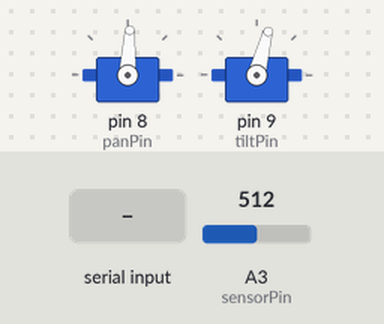
A sketch run on a simulated Arduino Uno, built with avr-gcc and run on an emulated ATmega328P. On the bench: 2 × servo. The inputs (shaded band) are chosen by the test bench; at power-on: A3 (sensorPin) = 512. What the sketch prints to the serial monitor is not drawn.

Above: at 1.9 s.
2.0 s: "1" received over Serial
At 2.4 s:
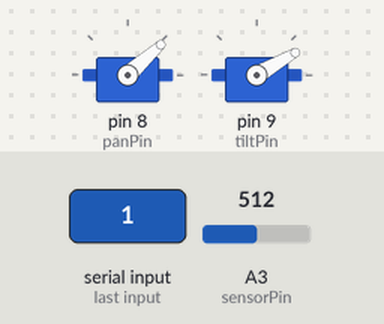
5.0 s: A3 (sensorPin) set to 716
At 5.14 s:
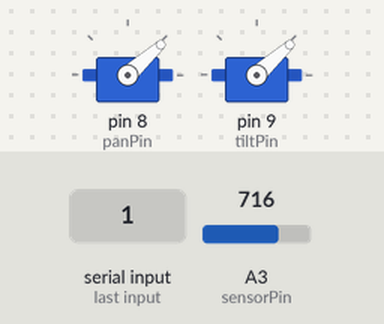
8.0 s: A3 (sensorPin) set to 900
At 8.38 s:
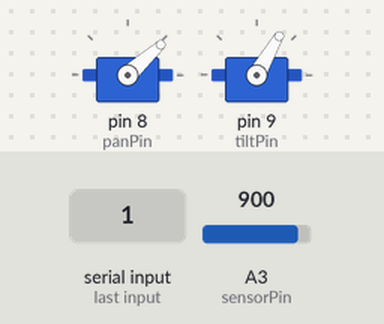
Timing chart, 0 to 26.0 s (numbered marks = the images above; inputs shaded):
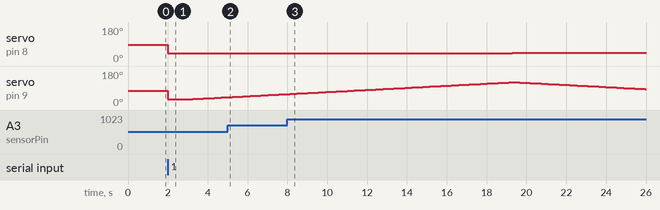

The sketch:

Lab2.ino
```cpp
#include <Servo.h>

// pins hardware is connected to
const byte panPin = 8;
const byte tiltPin = 9;
const byte sensorPin = 3;

const byte step = 1; // resolution, in degrees

// scan angle ranges
const byte panMin = 42;
const byte panMax = 132;
const byte tiltMin = 30;
const byte tiltMax = 120;

const int delayTime = 180; // time to wait for servo before reading distance

Servo pan; // name servos
Servo tilt;

void setup() {
  Serial.begin(9600); // start serial comms
  pan.attach(panPin, 570, 2380); // pulse width values are calibrated per servo
  tilt.attach(tiltPin, 550, 2280);
  pan.write((panMin+panMax)/2); // send the servos to straight ahead
  tilt.write((tiltMin+tiltMax)/2);
  delay(700); // wait for them to get there
}

void loop() {
  Serial.println("Arduino ready!");
  while(!Serial.available()){ // keep servos straight ahead until something is sent to serial port
    pan.write((panMin+panMax)/2);
    tilt.write((tiltMin+tiltMax)/2);
  }
  while(Serial.available()){
    Serial.read();
    delay(5);
    // read from serial buffer until empty
  }

  pan.write(panMin); // go to start position
  tilt.write(tiltMin);
  delay(700);  // wait for servos to reach start position
  bool scanDir = 1; // keep track of whether scanning up or down
  for(byte i = panMin; i <= panMax; i += step){ // cycle through horizontal range
    pan.write(i);
    delay(delayTime);
    if(scanDir){
      for(byte j = tiltMin; j <= tiltMax; j += step){ // cycle up through vertical range
        tilt.write(j);
        delay(delayTime);
        measureSend(i, j);
      }
    }
    else{
      for(int j = tiltMax; j >= tiltMin; j -= step){ // cycle down through vertical range
        tilt.write(j);
        delay(delayTime);
        measureSend(i, j);
      }
    }
    scanDir = !scanDir; // switch vertical scan direction
  }
  byte end[] = {255,255,255,255,255,255};
  Serial.write(end,6);  // tell python that scan is finished
}

void measureSend(byte x, byte y){ // read distance and send over serial
  int dist = analogRead(sensorPin); // read distance
  byte data[6];
  int panRange = panMax - panMin;
  int tiltRange = tiltMax - tiltMin;
  data[0] = map(x, panMin, panMax, 0, panRange); // first byte is pan
  data[1] = map(y, tiltMin, tiltMax, 0, tiltRange); // second byte is tilt
  // convert the distance (int) to four bytes
  data[2] = dist & 255;
  data[3] = (dist >> 8)  & 255;
  data[4] = (dist >> 16) & 255;
  data[5] = (dist >> 24) & 255;
  Serial.write(data, 6); // send data
}
```

Measured:
- after the input at 2.0 s, servo on pin 8 (panPin): 87° → 42° at once; servo on pin 9 (tiltPin): 75° → 30° at once, → 31° 1.1 s later, → 32° 0.18 s later, → 33° 0.18 s later, … (12 changes in this stretch)
